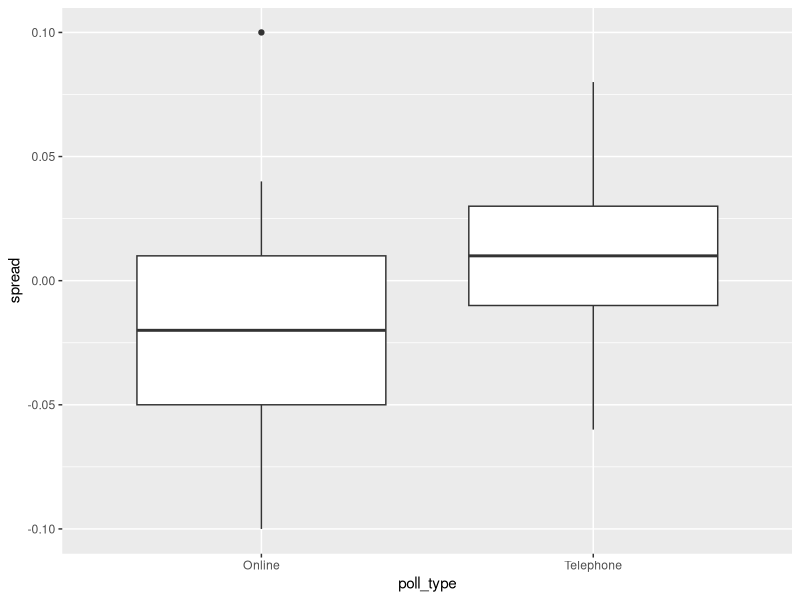
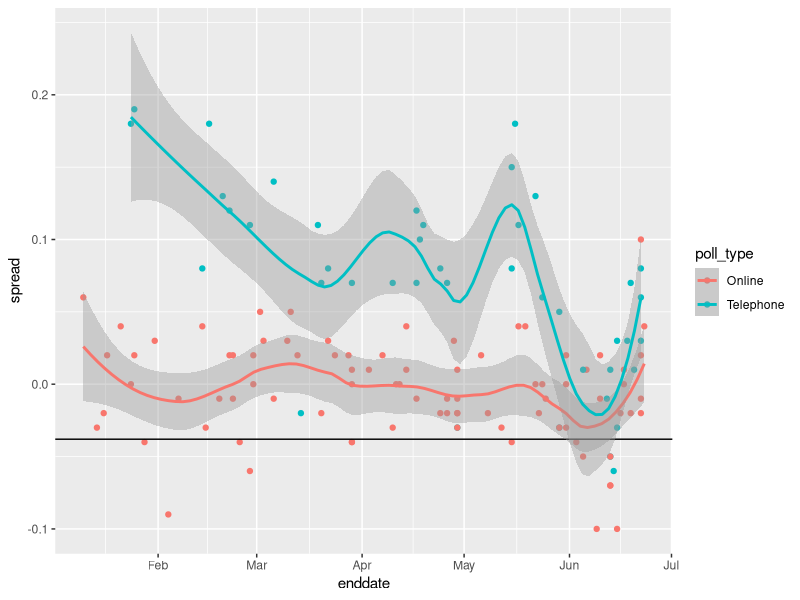
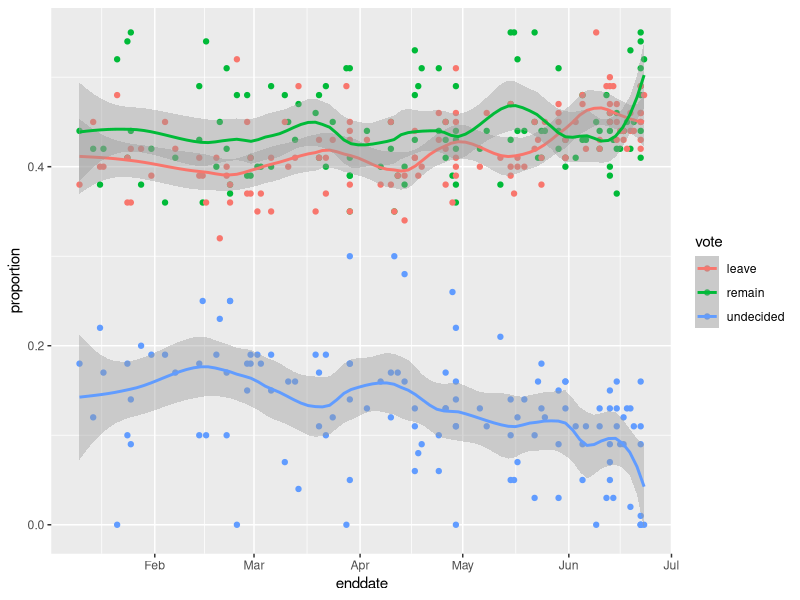

Reproduce these figures in R, in order.
#config
    library(tidyverse)
    library(dslabs)
    options(digits =3)
    data(brexit_polls)

#actual parameters
    p <- 0.481 #official proportion voting "Remain"
    d <- 2*p-1 #official spread

#QUESTION 1: EXPECTED VALUE AND STANDARD ERROR OF A POLL
    #a: proportion of actual voters of Remain
        N <- 1500
        N*p

    #b: standard error of the actual voters of Remain
        se <- sqrt((p*(1-p))/N) 
        se*N

    #c: X_hat of the proportion of Remain
        X_hat <- p
        X_hat

    #d: SE_hat of the proporiton of Remain
        SE_hat <- sqrt((p*(1-p))/N)
        SE_hat

    #e: Expected value of d in actual numbers
        d

    #f: standard error of d
        2*sqrt((p*(1-p))/N) 

#QUESTION 2: ACTUAL BREXIT POLL ESTIMATES
    #config
        head(brexit_polls)

        brexit_polls <- brexit_polls %>%
            mutate(x_hat = (spread+1)/2)
    
    #a: average of the observed spreads
        d_hat <- mean(brexit_polls$spread)

    #b: standard deviation of the observed spreads
        se_d_hat <- sd(brexit_polls$spread)
        se_d_hat

    #c: average x_hat
        mean(brexit_polls$x_hat)

    #d: standard deviation of x_hat
        sd(brexit_polls$x_hat)

#QUESTION 3: CONFIDENCE INTERVAL OF A BREXIT POLL
    #relevant field
        X_hat <- brexit_polls[1,10]
        SE_hat <- sqrt(X_hat*(1-X_hat)/brexit_polls[1,5])

    #a: lower bound 95% confidence interval
        (X_hat-qnorm(0.975)*SE_hat)

    #b: lower bound 95% confidence interval
        (X_hat+qnorm(0.975)*SE_hat)

#QUESTION 4: CONFIDENCE INTERVALS FOR POLLS IN JUNE
    #config
        june_polls <- brexit_polls %>%
            filter(enddate > "2016-06-01") %>%
            mutate(x_hat = (spread+1)/2,
                    se_x_hat = sqrt(x_hat*(1-x_hat)/samplesize),
                    lower = (x_hat - qnorm(0.975)*se_x_hat)-.5,
                    upper = (x_hat + qnorm(0.975)*se_x_hat)-.5,
                    hit_0 = lower <= 0 & upper >= 0,
                    hit_remain = lower > 0,
                    hit_actual = 2*lower < d & 2*upper > d)

        head(june_polls)

    #a: how many polls in june?
        length(june_polls)

    #b: proportion of polls with confidence interval that covers 0
        mean(june_polls$hit_0)

    #c: proportion of polls with confidence interval that predicts remain (>0.5)
        mean(june_polls$hit_remain)

    #d: proportion of polls with confidence interval that predicts leave (<0.5)
        mean(june_polls$hit_actual)

#QUESTION 5: HIT RATE BY POLLSTER
    #a: group and summarize by pollster
        q5_polls <- june_polls %>%
            group_by(pollster) %>%
            summarize(hit=mean(hit_actual),polls=n()) %>%
            arrange(desc(hit))

        q5_polls

#QUESTION 6: BOXPLOT OF BREXIT POLLS BY POLL TYPE
        june_polls %>%
            group_by(poll_type) %>%
            ggplot() +
            geom_boxplot(aes(poll_type,spread))

#QUESTION 7: COMBINED SPREAD ACROSS POLL TYPE
    #config
        q7_polls <- june_polls %>%
            group_by(poll_type) %>%
            summarize(N = sum(samplesize),
                        spread = sum(spread*samplesize)/N,
                        p_hat = (spread+1)/2,
                        se_p_hat = 2*sqrt(p_hat*(1-p_hat)/N),    
                        lower = (spread - (qnorm(0.975)*se_p_hat)),
                        upper = (spread + (qnorm(0.975)*se_p_hat)))
        q7_polls
    
    #a: lower bound of the 95% confidence interval of online voters
        q7_polls$lower

    #b: upper bound of the 95% confidence interval of online voters
        q7_polls$upper

#QUESTION 8: INTERPRETING COMBINED SPREAD ESTIMATES
    #a: q7_polls interpretation of confidence intervals

#QUESTION 9: CHI-SQUARED P-VALUE
    #config
        brexit_hit <- brexit_polls %>%
            mutate(p_hat = (spread + 1)/2,
                    se_spread = 2*sqrt(p_hat*(1-p_hat)/samplesize),
                    spread_lower = spread - qnorm(.975)*se_spread,
                    spread_upper = spread + qnorm(.975)*se_spread,
                    hit = spread_lower < -0.038 & spread_upper > -0.038) %>%
            group_by(poll_type, hit) %>%
            summarize(n=n()) %>%
            spread(poll_type,n)

        brexit_hit

    #a: p-value of brexit_hit
        brexit_hit[,2] %>% chisq.test() #online
        brexit_hit[,3] %>% chisq.test() #telephone

        brexit_hit %>% chisq.test()

#QUESTION 10: ODDS RATIO OF ONLINE AND TELEPHONE
    #config
        brexit_hit <- brexit_polls %>%
            mutate(p_hat = (spread + 1)/2,
                    se_spread = 2*sqrt(p_hat*(1-p_hat)/samplesize),
                    spread_lower = spread - qnorm(.975)*se_spread,
                    spread_upper = spread + qnorm(.975)*se_spread,
                    hit = spread_lower < -0.038 & spread_upper > -0.038) %>%
            group_by(poll_type, hit) %>%
            summarize(n=n()) %>%
            spread(poll_type,n)

        brexit_hit$Online[2]

    #a: odds an online poll generates a confidence interval that covers hit
        on_odds <- (brexit_hit$Online[2]/sum(brexit_hit$Online))/
                    (brexit_hit$Online[1]/sum(brexit_hit$Online))
        on_odds        

    #b: odds an telephone poll generates a confidence interval that covers hit
        tel_odds <- (brexit_hit$Telephone[2]/sum(brexit_hit$Telephone))/
                    (brexit_hit$Telephone[1]/sum(brexit_hit$Telephone))
        tel_odds   

    #c odds ration
        on_odds/tel_odds

#QUESTION 11: PLOTTING SPREAD OVER TIME
    #a: plot the spread over time
        brexit_polls %>%
            ggplot(aes(enddate,spread,col=poll_type)) +
            geom_point() +
            geom_hline(aes(yintercept = -0.038)) +
            geom_smooth(method = "loess", span = 0.4)

#QUESTION 12: PLOTTING RAW PERCENTAGES OVER TIME
    #config
        brexit_long <- brexit_polls %>%
            gather(vote,proportion,"remain":"undecided") %>%
            mutate(vote = factor(vote))

        head(brexit_long)

    #a: create and analyse the graph for proportion over time
        brexit_long %>%
            ggplot(aes(enddate,proportion, col=vote)) +
            geom_point() +
            geom_smooth(method = "loess", span = 0.3)
